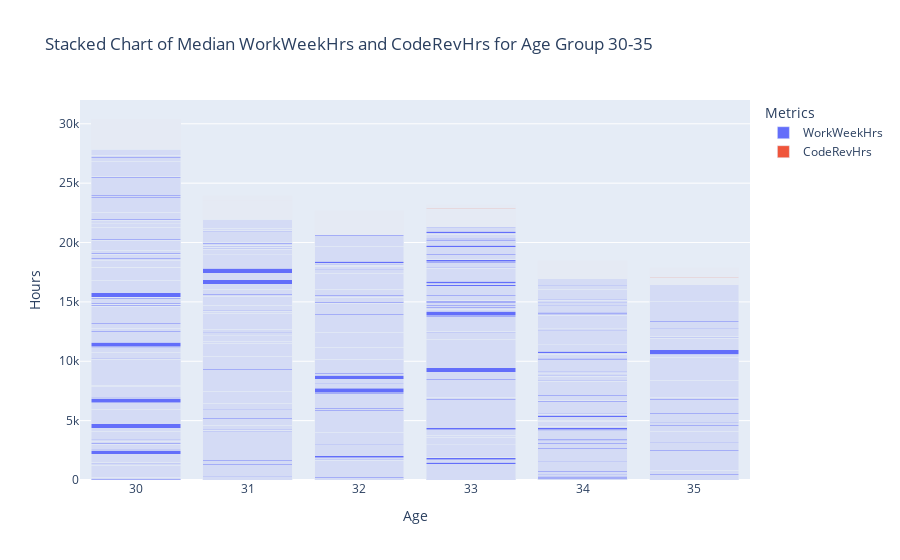

Notebook code cell kept with this figure:
### Markdown cell above
Create a stacked chart of median `WorkWeekHrs` and `CodeRevHrs` for the age group 30 to 35.

### Code cell
sql_query = "SELECT Age, WorkWeekHrs, CodeRevHrs FROM master"
df = pd.read_sql_query(sql_query, conn)

df_filtered = df[(df['Age'] >= 30) & (df['Age'] <= 35)]

# Create a stacked chart with Plotly Express
px.bar(df_filtered, x='Age', y=['WorkWeekHrs', 'CodeRevHrs'], title='Stacked Chart of Median WorkWeekHrs and CodeRevHrs for Age Group 30-35',
             labels={'value': 'Hours', 'variable': 'Metrics'}, barmode='stack')

### Figure 1 — Plotly figure (JSON) as saved in the notebook; plotly's stock layout.template omitted (floating-point values rounded to 4 significant figures; data arrays with more than 128 entries replaced by an {"elided": "..."} marker saying what was removed)
{"data": [{"alignmentgroup": "True", "hovertemplate": "Metrics=WorkWeekHrs<br>Age=%{x}<br>Hours=%{y}<extra></extra>", "legendgroup": "WorkWeekHrs", "marker": {"color": "#636efa", "pattern": {"shape": ""}}, "name": "WorkWeekHrs", "offsetgroup": "WorkWeekHrs", "orientation": "v", "showlegend": true, "textposition": "auto", "type": "bar", "x": {"elided": "2942 int values"}, "xaxis": "x", "y": {"elided": "2942 float values"}, "yaxis": "y"}, {"alignmentgroup": "True", "hovertemplate": "Metrics=CodeRevHrs<br>Age=%{x}<br>Hours=%{y}<extra></extra>", "legendgroup": "CodeRevHrs", "marker": {"color": "#EF553B", "pattern": {"shape": ""}}, "name": "CodeRevHrs", "offsetgroup": "CodeRevHrs", "orientation": "v", "showlegend": true, "textposition": "auto", "type": "bar", "x": {"elided": "2942 int values"}, "xaxis": "x", "y": {"elided": "2942 float values"}, "yaxis": "y"}], "layout": {"autosize": true, "barmode": "stack", "legend": {"title": {"text": "Metrics"}, "tracegroupgap": 0}, "title": {"text": "Stacked Chart of Median WorkWeekHrs and CodeRevHrs for Age Group 30-35"}, "xaxis": {"anchor": "y", "autorange": true, "domain": [0, 1], "range": [29.5, 35.5], "title": {"text": "Age"}, "type": "linear"}, "yaxis": {"anchor": "x", "autorange": true, "domain": [0, 1], "range": [0, 32000.0], "title": {"text": "Hours"}, "type": "linear"}}}
